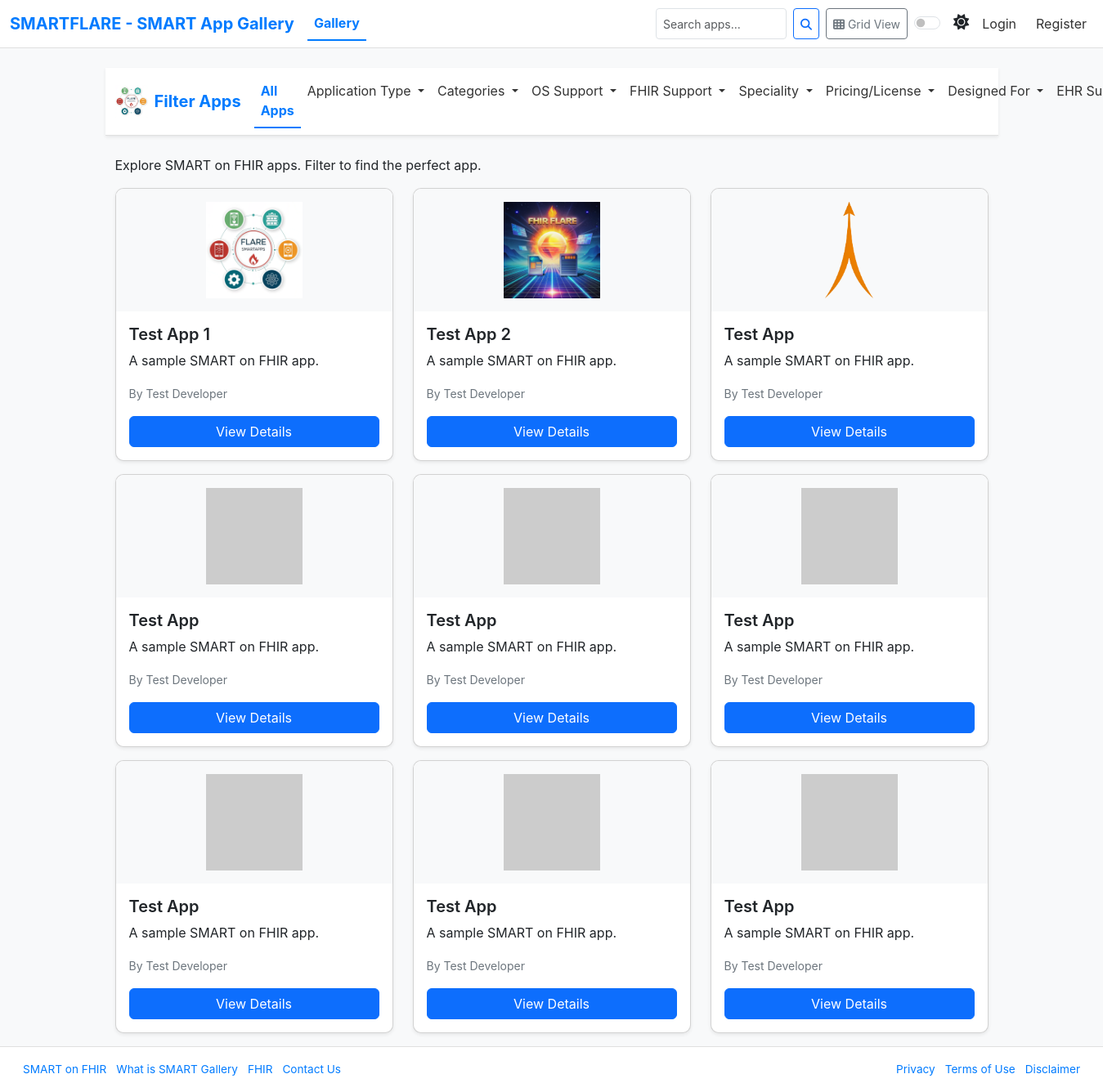
The page /gallery on the database its author committed.
### app/models.py (models this page shows)
class SmartApp(db.Model):
    id = db.Column(db.Integer, primary_key=True)
    name = db.Column(db.String(100), nullable=False)
    description = db.Column(db.Text, nullable=False)
    developer = db.Column(db.String(100), nullable=False)
    contact_email = db.Column(db.String(120), nullable=False)
    logo_url = db.Column(db.String(200))
    launch_url = db.Column(db.String(200), nullable=False)
    client_id = db.Column(db.String(100), nullable=False)
    scopes = db.Column(db.Text)
    website = db.Column(db.String(200))
    designed_for_id = db.Column(db.Integer, db.ForeignKey('designed_for.id'))
    application_type_id = db.Column(db.Integer, db.ForeignKey('application_type.id'))
    fhir_compatibility_id = db.Column(db.Integer, db.ForeignKey('fhir_support.id'))
    categories = db.Column(db.Text)  # Comma-separated Category IDs
    specialties = db.Column(db.Text)  # Comma-separated Speciality IDs
    licensing_pricing_id = db.Column(db.Integer, db.ForeignKey('pricing_license.id'))
    os_support = db.Column(db.Text)  # Comma-separated OSSupport IDs
    app_images = db.Column(db.Text)
    ehr_support = db.Column(db.Text)  # Comma-separated EHRSupport IDs
    user_id = db.Column(db.Integer, db.ForeignKey('user.id'), nullable=False)
    registration_date = db.Column(db.DateTime, default=datetime.utcnow)
    last_updated = db.Column(db.DateTime, default=datetime.utcnow, onupdate=datetime.utcnow)

### app/routes.py (the view, shortened to what this page needs)
@gallery_bp.route('/gallery', methods=['GET', 'POST'])
def gallery():
    form = GalleryFilterForm()
    query = SmartApp.query
    filter_params = {}
    search_term = request.args.get('search', '').strip()
    application_type_ids = request.args.getlist('application_type', type=int)
    category_ids = request.args.getlist('category', type=int)
    os_support_ids = request.args.getlist('os_support', type=int)
    fhir_support_ids = request.args.getlist('fhir_support', type=int)
    speciality_ids = request.args.getlist('speciality', type=int)
    pricing_license_ids = request.args.getlist('pricing_license', type=int)
    designed_for_ids = request.args.getlist('designed_for', type=int)
    ehr_support_ids = request.args.getlist('ehr_support', type=int)
    if application_type_ids:
        query = query.filter(SmartApp.application_type_id.in_(application_type_ids))
        filter_params['application_type'] = application_type_ids
    if category_ids:
        query = query.filter(or_(*[SmartApp.categories.contains(str(cid)) for cid in category_ids]))
        filter_params['category'] = category_ids
    if os_support_ids:
        query = query.filter(or_(*[SmartApp.os_support.contains(str(oid)) for oid in os_support_ids]))
        filter_params['os_support'] = os_support_ids
    if fhir_support_ids:
        query = query.filter(SmartApp.fhir_compatibility_id.in_(fhir_support_ids))
        filter_params['fhir_support'] = fhir_support_ids
    if speciality_ids:
        query = query.filter(or_(*[SmartApp.specialties.contains(str(sid)) for sid in speciality_ids]))
        filter_params['speciality'] = speciality_ids
    if pricing_license_ids:
        query = query.filter(SmartApp.licensing_pricing_id.in_(pricing_license_ids))
        filter_params['pricing_license'] = pricing_license_ids
    if designed_for_ids:
        query = query.filter(SmartApp.designed_for_id.in_(designed_for_ids))
        filter_params['designed_for'] = designed_for_ids
    if ehr_support_ids:
        query = query.filter(or_(*[SmartApp.ehr_support.contains(str(eid)) for eid in ehr_support_ids]))
        filter_params['ehr_support'] = ehr_support_ids
    apps = query.all()
    for app in apps:
        logger.debug(f"App ID: {app.id}, logo_url: {app.logo_url}")
    return render_template(
        'gallery.html',
        apps=apps,
        form=form,
        filter_params=filter_params,
        application_types=ApplicationType.query.all(),
        categories=Category.query.all(),
        os_supports=OSSupport.query.all(),
        fhir_supports=FHIRSupport.query.all(),
        specialties=Speciality.query.all(),
        pricing_licenses=PricingLicense.query.all(),
        designed_fors=DesignedFor.query.all(),
        ehr_supports=EHRSupport.query.all()
    )

### app/forms.py
class GalleryFilterForm(FlaskForm):
    categories = StringField('Categories', validators=[Length(max=500)], render_kw={"placeholder": "e.g., Clinical, Billing"})
    fhir_compatibility = StringField('FHIR Compatibility', validators=[Length(max=200)], render_kw={"placeholder": "e.g., R4, US Core"})
    submit = SubmitField('Filter')

### app/templates/gallery.html (shortened to what this page needs)
{% extends "base.html" %}
{% block content %}
    <div class="container-fluid">
        <nav class="navbar navbar-expand-lg navbar-light sticky-top shadow-sm mb-4">
            <div class="container-fluid">
                <span class="navbar-brand d-flex align-items-center">
                    <img src="{{ url_for('static', filename='smartflare.png') }}" alt="SMARTFLARE" height="40" class="me-2" onerror="this.style.display='none';">
                    Filter Apps
                </span>
                <div class="collapse navbar-collapse" id="filterNavbar">
                    <ul class="navbar-nav me-auto mb-2 mb-lg-0">
                        <li class="nav-item">
                            <a class="nav-link {% if not filter_params and not request.args.get('search') %}active{% endif %}" href="{{ url_for('gallery.gallery') }}">All Apps</a>
                        </li>
                        <li class="nav-item dropdown">
                            <a class="nav-link dropdown-toggle {% if filter_params.get('application_type') %}active{% endif %}" href="#" id="appTypeDropdown" role="button" data-bs-toggle="dropdown" aria-expanded="false">
                                Application Type
                            </a>
                        </li>
                        <li class="nav-item dropdown">
                            <a class="nav-link dropdown-toggle {% if filter_params.get('category') %}active{% endif %}" href="#" id="categoryDropdown" role="button" data-bs-toggle="dropdown" aria-expanded="false">
                                Categories
                            </a>
                        </li>
                        <li class="nav-item dropdown">
                            <a class="nav-link dropdown-toggle {% if filter_params.get('os_support') %}active{% endif %}" href="#" id="osSupportDropdown" role="button" data-bs-toggle="dropdown" aria-expanded="false">
                                OS Support
                            </a>
                        </li>
                        <li class="nav-item dropdown">
                            <a class="nav-link dropdown-toggle {% if filter_params.get('fhir_support') %}active{% endif %}" href="#" id="fhirSupportDropdown" role="button" data-bs-toggle="dropdown" aria-expanded="false">
                                FHIR Support
                            </a>
                        </li>
                        <li class="nav-item dropdown">
                            <a class="nav-link dropdown-toggle {% if filter_params.get('speciality') %}active{% endif %}" href="#" id="specialityDropdown" role="button" data-bs-toggle="dropdown" aria-expanded="false">
                                Speciality
                            </a>
                        </li>
                        <li class="nav-item dropdown">
                            <a class="nav-link dropdown-toggle {% if filter_params.get('pricing_license') %}active{% endif %}" href="#" id="pricingDropdown" role="button" data-bs-toggle="dropdown" aria-expanded="false">
                                Pricing/License
                            </a>
                        </li>
                        <li class="nav-item dropdown">
                            <a class="nav-link dropdown-toggle {% if filter_params.get('designed_for') %}active{% endif %}" href="#" id="designedForDropdown" role="button" data-bs-toggle="dropdown" aria-expanded="false">
                                Designed For
                            </a>
                        </li>
                        <li class="nav-item dropdown">
                            <a class="nav-link dropdown-toggle {% if filter_params.get('ehr_support') %}active{% endif %}" href="#" id="ehrSupportDropdown" role="button" data-bs-toggle="dropdown" aria-expanded="false">
                                EHR Support
                            </a>
                        </li>
                    </ul>
                </div>
            </div>
        </nav>
        <div class="container mt-4">
            <p>Explore SMART on FHIR apps. Filter to find the perfect app.</p>
            {% if apps %}
                <div id="appContainer" class="row">
                    {% for app in apps %}
                        <div class="app-item col-md-4 mb-3" style="animation: fadeIn 0.5s;">
                            <div class="card app-card shadow-sm h-100">
                                {% if app.logo_url %}
                                    <img src="{{ app.logo_url }}" class="card-img-top" alt="{{ app.name }} logo" style="max-height: 150px; object-fit: contain; padding: 1rem;" onerror="this.style.display='none';">
                                {% else %}
                                    <img src="https://via.placeholder.com/150?text=No+Logo" class="card-img-top" alt="No Logo" style="max-height: 150px; object-fit: contain; padding: 1rem;">
                                {% endif %}
                                <div class="card-body d-flex flex-column">
                                    <h5 class="card-title">{{ app.name }}</h5>
                                    <p class="card-text flex-grow-1">{{ app.description | truncate(100) }}</p>
                                    <p class="card-text"><small class="text-muted">By {{ app.developer }}</small></p>
                                    <a href="{{ url_for('gallery.app_detail', app_id=app.id) }}" class="btn btn-primary mt-auto">View Details</a>
                                </div>
                            </div>
                        </div>
                    {% endfor %}
                </div>
            {% else %}
                <p class="text-muted">No apps match your filters or search. Try adjusting the criteria.</p>
            {% endif %}
        </div>
    </div>
{% endblock %}

### app/templates/base.html (style rules this page uses)
body { font-family: 'Inter', -apple-system, BlinkMacSystemFont, 'Segoe UI', Roboto, sans-serif; background-color: #f8f9fa; color: #212529; display: flex; flex-direction: column; min-height: 100vh; margin: 0; }
h1, h5 { font-weight: 600; }
.navbar-light { background-color: #ffffff !important; border-bottom: 1px solid #e0e0e0; }
.navbar-brand { font-weight: bold; color: #007bff !important; }
.nav-link { color: #333 !important; transition: color 0.2s ease; }
.nav-link.active { color: #007bff !important; font-weight: bold; border-bottom: 2px solid #007bff; }
.app-card { transition: transform 0.2s ease, box-shadow 0.2s ease; border-radius: 10px; overflow: hidden; background-color: #ffffff; color: #212529; }
.card-img-top { background-color: #f8f9fa; }
.card { background-color: #ffffff; }
.text-muted { color: #6c757d !important; }

### rows shown on the page
SmartApp: logo_url (picture), name "Test App 1", description "A sample SMART on FHIR app.", developer "Test Developer"
SmartApp: logo_url (picture), name "Test App 2", description "A sample SMART on FHIR app.", developer "Test Developer"
SmartApp: logo_url (picture), name "Test App", description "A sample SMART on FHIR app.", developer "Test Developer"
SmartApp: name "Test App", description "A sample SMART on FHIR app.", developer "Test Developer"
SmartApp: name "Test App", description "A sample SMART on FHIR app.", developer "Test Developer"
SmartApp: name "Test App", description "A sample SMART on FHIR app.", developer "Test Developer"
SmartApp: name "Test App", description "A sample SMART on FHIR app.", developer "Test Developer"
SmartApp: name "Test App", description "A sample SMART on FHIR app.", developer "Test Developer"
SmartApp: name "Test App", description "A sample SMART on FHIR app.", developer "Test Developer"
